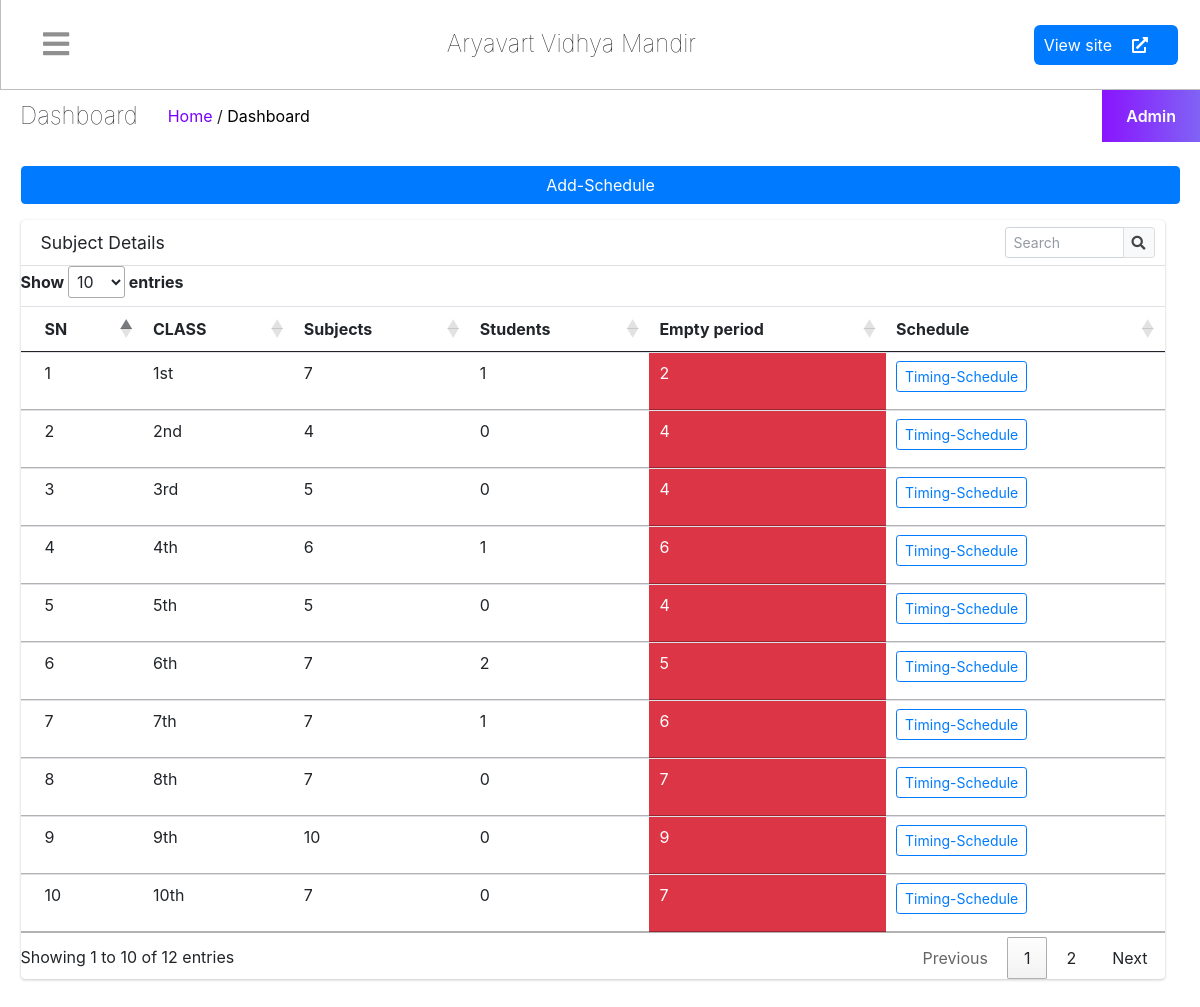
/staff/schedule/ (signed in), run on the app's committed database.
### schoolmain/models.py (models this page shows)
class schoolifo(models.Model):
    icon = models.ImageField(upload_to = 'schoolinfo')
    name = models.CharField(max_length=500)
    address = models.CharField(max_length=500)
    phone = models.CharField(max_length=15)
    phone2 = models.CharField(max_length=15)
    email = models.CharField(max_length=25)

### student/models.py (models this page shows)
class standard(models.Model):
    standard = models.CharField(max_length=30)
    def __str__(self):
        return self.standard

### staff/views.py (the view, shortened to what this page needs)
# urls.py: path('schedule/',views.allschedule,name='allschedule'),
def allschedule(request):
    if request.user.is_superuser:
        user = staffregister.objects.get(user=request.user.id)
        schedule = classtimings.objects.filter(user=user.id)
        classes = standard.objects.all()
        if request.method == 'POST':
            form = classtimingsForm(request.POST)
            if form.is_valid():
                obj = form.save(commit=False)
                checksub = classtimings.objects.filter(Class=obj.Class,subject=obj.subject)
                if checksub.exists():
                    messages.error(request,"this subject class is taken by staff member "+str(checksub[0].user.user.first_name)+" "+str(checksub[0].user.user.last_name +" at "+ str(checksub[0].timefrom)))
                    return redirect(request.get_full_path())
                checktiming = classtimings.objects.filter(Class=obj.Class,timefrom=obj.timefrom)
                if checktiming.exists():
                    messages.error(request,"this timing is busy with staff member "+str(checktiming[0].user.user.first_name)+" "+str(checktiming[0].user.user.last_name))
                    return redirect(request.get_full_path())
                checktiming = classtimings.objects.filter(user=obj.user,timefrom=obj.timefrom)
                if checktiming.exists():
                    messages.error(request,str(checktiming[0].user.user.first_name)+" "+str(checktiming[0].user.user.last_name)+ " has ( " + str(checktiming[0].subject.subject) +" ) preiod in "+ str(checktiming[0].Class.standard) +" class in this time slot ! Please choose the different timing   ")
                    return redirect(request.get_full_path())
                obj.save()
                messages.success(request,"New schedule is added successfully.....")
                return redirect(request.get_full_path())
        else:
            form = classtimingsForm()
        delschedule = request.GET.get('schedule')
        classid = request.GET.get('id')
        res = {
            'forms':form,
            'schedule':schedule,
        }
        subnamelist = []
        subcountlist = []
        studentcountlist = []
        emptyperiod = []
        for sub in classes:
            count = Class.objects.filter(standard=sub.id).count()
            stucount = studentregister.objects.filter(standard=sub.id).count()
            emptyper = Class.objects.filter(standard=sub.id).count() - classtimings.objects.filter(Class=sub.id).count()
            subcountlist.append(count)
            studentcountlist.append(stucount)
            emptyperiod.append(emptyper)
        res['classSubStulist'] = zip(classes,subcountlist,studentcountlist,emptyperiod)
        return render(request,'staff/allschedule.html',res)
    return redirect('staff')

### staff/forms.py (shortened to what this page needs)
class classtimingsForm(forms.ModelForm):
    timefrom = forms.TimeField(widget=widgets.AdminTimeWidget)
    timeto = forms.TimeField(widget=widgets.AdminTimeWidget)
    user = forms.ModelChoiceField(queryset = staffregister.objects.all(),label="staff")
    class Meta:
        model = classtimings
        exclude = ('id',)
    def __init__(self, *args, **kwargs):
        super(classtimingsForm, self).__init__(*args, **kwargs)
        initial = kwargs.get("initial", {})
        ini = initial.get('Class')
        if ini is not None:
            self.fields['subject'].queryset = Class.objects.filter(standard=ini)

### myapp/context_processors.py (called while the page is built)
def alltimefunc(request):
    info = schoolifo.objects.all()[0]
    return {'schoolinfo':info}

### myapp/views.py (called while the page is built)
def checkuser(request):
    user= None
    userob= None
    if staffregister.objects.filter(user = request.user.id).exists():
        userob = staffregister.objects.filter(user = request.user.id)[0]
        user = 'staff'
    if studentregister.objects.filter(user = request.user.id).exists():
        userob = studentregister.objects.filter(user = request.user.id)[0]
        user = 'student'
    if user is None and userob is None:
        logout(request)
        return redirect('index')
    return [user,userob]

### staff/models.py (called while the page is built)
    def __str__(self):
        return str(self.user.first_name+" "+self.user.last_name+" ( "+self.user.email+" )")

### student/models.py (called while the page is built)
    def __str__(self):
        return self.subject

### staff/templates/staff/allschedule.html (shortened to what this page needs)
{% extends 'staff/basic.html' %}
{% block table %}
<div class="row">
    <button type="button" class="btn btn-primary float-right m-2" data-toggle="modal" data-target="#exampleModal" data-backdrop = 'static' data-keyboard = 'false'>
        Add-Schedule
      </button>
</div>
    {% if classSubStulist %}
<div class="row">
    <div class="col-md-12">
        <div class="card">
            <div class="card-header">
                <h3 class="card-title">Subject Details</h3>
                <div class="card-tools">
                <div class="input-group input-group-sm" style="width: 150px;">
                    <input type="text" name="table_search" class="form-control float-right" placeholder="Search">
                    <div class="input-group-append">
                    <button type="submit" class="btn btn-default"><i class="fas fa-search"></i></button>
                    </div>
                </div>
                </div>
            </div>
            <div class="card-body table-responsive p-0">
                <table class="table table-hover text-nowrap" id="table_id">
                <thead>
                    <tr>
                        <th>SN</th>
                        <th>CLASS</th>
                        <th>Subjects</th>
                        <th>Students</th>
                        <th>Empty period</th>
                        <th>Schedule</th>
                                                    </tr>
                </thead>
                <tbody>
                    {% for row,sub,stu,epri in classSubStulist %}
                    <tr>
                        <td>{{forloop.counter}}</td>
                        <td>{{row.standard}}</td>
                        <td>{{sub}}</td>
                        <td>{{stu}}</td>
                        <td class="{% if epri > 0 %}bg-danger{% else %}bg-success{% endif %}"><p>{{epri}}</p></td>
                        <td><a href="{% url 'allschedule' %}?class={{row.standard}}&id={{row.id}}" class="btn btn-outline-primary btn-sm">Timing-Schedule</a></td>
                                                    </tr>
                    {% endfor %}
                </tbody>
                </table>
            </div>
            </div>
    </div>
</div>
{% endif %}
{% endblock %}

### staff/templates/staff/basic.html (shortened to what this page needs)
<!DOCTYPE html>
<html lang="en">
{% load static %}
<head>
    <link rel="stylesheet" href="https://cdnjs.cloudflare.com/ajax/libs/font-awesome/5.15.3/css/all.min.css"
 />
    <link href="https://cdn.jsdelivr.net/npm/bootstrap@5.0.2/dist/css/bootstrap.min.css" rel="stylesheet"
>
    <link rel="stylesheet" href="{% static 'dashboard/css/dashboard.css' %}">
  <link rel="stylesheet" href="/static/dist/css/adminlte.min.css">
<link rel="stylesheet" type="text/css" href="https://cdn.datatables.net/1.11.1/css/jquery.dataTables.css">
</head>
<body>
    <div class="{% if request.session.nav %}{{request.session.nav}}{% else %}main{% endif %}" id="mainsidebar">
       {% include 'staff/sidebar_template.html' with user=user id=id %}
        <div class="main-display">
            <div class="main-child">
                <div class="controls">
                    <div class="toggler"  onclick = "Updatenav(this)">
                        <i class="toggler-ico"></i>
                    </div>
                    <div class="second"><div class="left"><h3>{{schoolinfo.name}}</h3></div></div>
                    <div class="right">
                        <div class="view-site">
                            <a href="{% url 'index' %}">View site <i class="fa fa-external-link-alt"></i></a>
                        </div>
                    </div>
                </div>
                <div class="second">
                    <div class="left">
                        <h3>Dashboard</h3>
                        <div class="location"><a href="#"><span>Home</span></a> / <a href="#">Dashboard</a> </div>
                    </div>
                    <div class="right">
                        <div class="admin-settings">
                            <a href="#">Admin</a>
                        </div>
                    </div>
                </div>
                <div class="third mx-3 my-3">
                  <div class="row">
                {% block table %}
                {% endblock %}
                </div>
                </div>
                </div>
            </div>
        </div>
    <link rel="stylesheet" type="text/css" href="https://cdn.datatables.net/1.11.1/css/jquery.dataTables.css">
</body>
</html>

### myapp/static/dashboard/css/dashboard.css (style rules this page uses)
* { margin: 0; padding: 0; box-sizing: border-box; }
a { text-decoration: none!important; }
html, body { overflow: hidden; }
.main { display: flex; overflow-y: hidden; }
.main-display { height: 100vh; }
.main-display .main-child { position: fixed; width: 100%; transition: 0.4s; height: 100%; }
.main-display .controls .toggler-ico::before { font-family: "Font Awesome 5 Free"; font-weight: 900; content: "\f0c9"; font-style: normal; }
.main-display .controls .toggler { cursor: pointer; transition: 0.4s; }
.main-display .main-child .controls { display: flex; width: 100%; padding: 22px; justify-content: space-between; border-bottom: 1px solid #00000040; border-left: 1px solid #00000040; }
.main-display .main-child .controls i { font-size: 30px; margin: 0 20px; color: #00000070; }
.main-display .main-child .controls .right { display: flex; }
.main-display .main-child .controls .view-site { display: flex; align-items: center; }
.main-display .main-child .controls .view-site a { background: #007bff; color: #fff; font-size: 16px; height: 30px; display: flex; justify-content: space-around; align-items: center; padding: 20px 10px; text-decoration: none; border-radius: 6px; }
.main-display .main-child .controls .view-site a i { color: #fff; font-size: 16px; }
.main-display .main-child .controls .full-screen, .main-display .main-child .controls .toggler { justify-content: center; align-items: center; display: flex; }
.main-display .second { display: flex; justify-content: space-between; }
.main-display .second h3 { font-size: 24px; font-weight: lighter; margin: 0; }
.main-display .second .left { display: flex; justify-content: center; align-items: center; line-height: 25px; padding-left: 20px; }
.main-display .second .left .location { line-height: 25px; margin-left: 30px; }
.main-display .second .location a { color: #000; }
.main-display .second .location a span { color: #7801ff; }
.main-display .second .right .admin-settings { padding: 14px 24px; z-index: 99; }
.main-display .second .right .admin-settings { position: relative; }
.main-display .second .right .admin-settings { display: block; background: linear-gradient(to right, #8914fe 0%, #8063f5 100%); }
.main-display .second .right a { display: block; font-weight: 600; color: #fff; }
.main-child { overflow-y: scroll; }
.table-responsive { display: block; width: 100%; overflow-x: auto; }
.table { width: 100%; max-width: 100%; margin-bottom: 1rem; background-color: transparent; }

### data on the page
schoolifo: name "Aryavart Vidhya Mandir"
standard: standard "1st", sub "7", id "1", epri "2"
standard: standard "2nd", sub "4", stu "0", epri "4"
standard: standard "3rd", sub "5", stu "0", epri "4"
standard: standard "4th", sub "6", stu "1", epri "6"
standard: standard "5th", id "5", stu "0", epri "4"
standard: standard "6th", sub "7", stu "2", epri "5"
standard: standard "7th", id "7", stu "1", epri "6"
standard: standard "8th", sub "7", stu "0", epri "7"
standard: standard "9th", sub "10", stu "0", id "9"
standard: standard "10th", sub "7", stu "0", epri "7"
